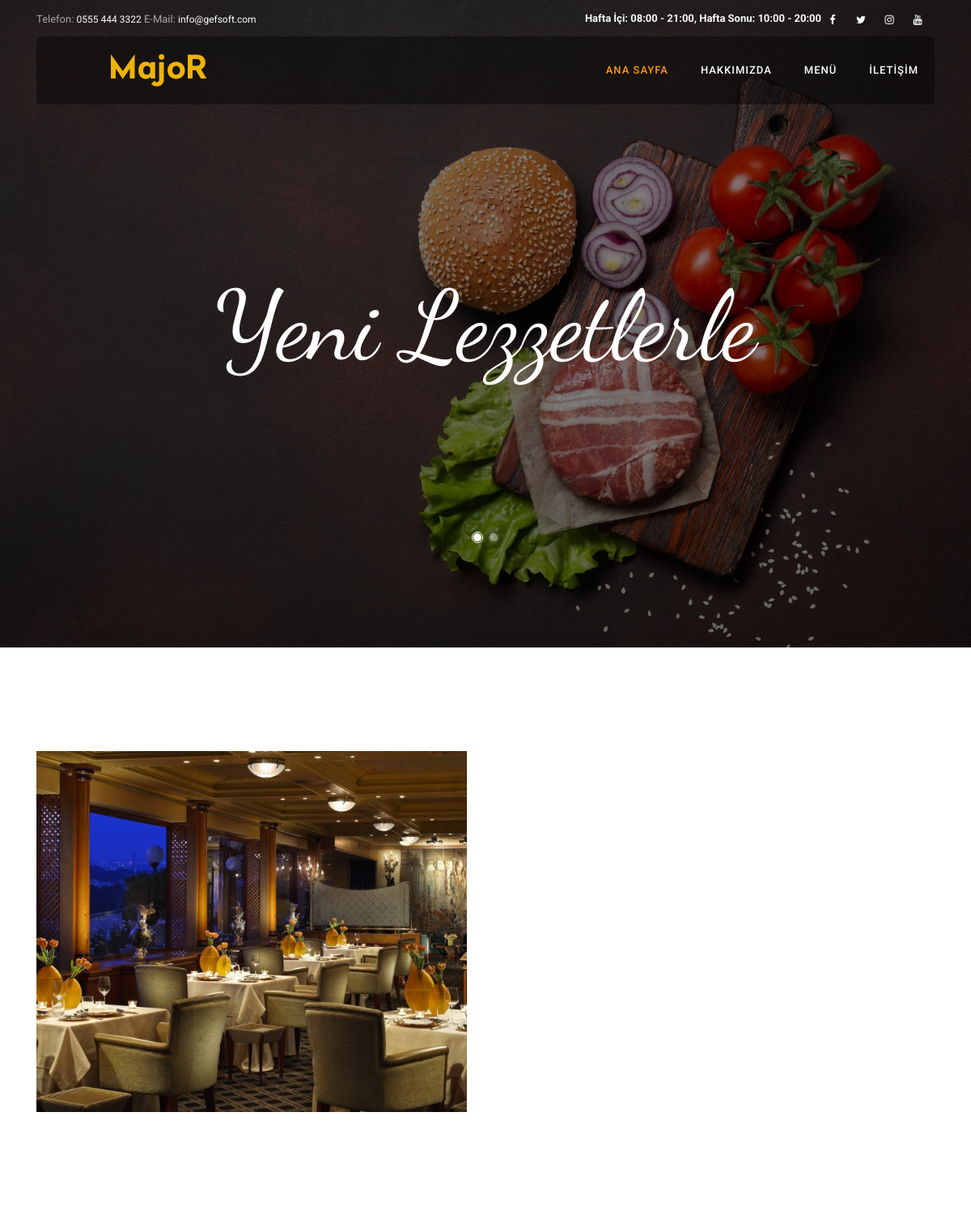
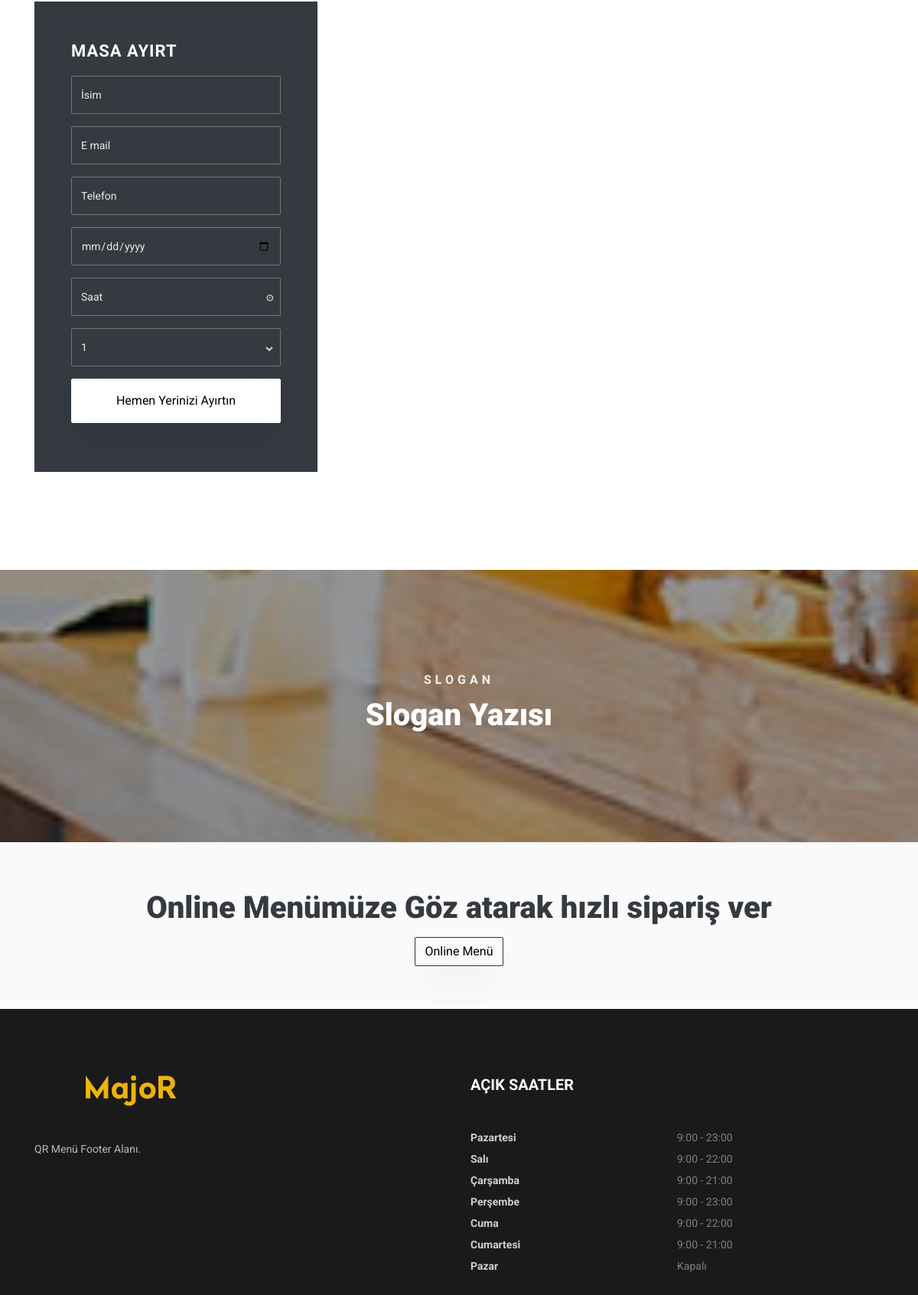
The page / on the database its author committed (2 pictures, top to bottom).
### tables this page shows
CREATE TABLE IF NOT EXISTS `site_bilgi_tablosu` (
  `site_id` int(11) NOT NULL AUTO_INCREMENT,
  `site_baslik` varchar(50) NOT NULL,
  `site_aciklama` varchar(125) NOT NULL,
  `site_logo` varchar(22) NOT NULL,
  `site_favicon` varchar(22) NOT NULL,
  `site_telefon` varchar(15) DEFAULT NULL,
  `site_email` varchar(60) DEFAULT NULL,
  `site_calisma_saat` varchar(100) DEFAULT NULL,
  `site_adres` varchar(80) DEFAULT NULL,
  `site_kategori_gorsel` varchar(20) DEFAULT NULL,
  `site_iletisim_gorsel` varchar(20) DEFAULT NULL,
  PRIMARY KEY (`site_id`)
);

CREATE TABLE IF NOT EXISTS `anasayfa_tablosu` (
  `anasayfa_id` int(11) NOT NULL AUTO_INCREMENT,
  `anasayfa_aciklama` varchar(150) NOT NULL,
  `anasayfa_slider1_yazi` varchar(40) NOT NULL,
  `anasayfa_slider1_gorsel` varchar(20) NOT NULL,
  `anasayfa_slider2_yazi` varchar(40) NOT NULL,
  `anasayfa_slider2_gorsel` varchar(20) NOT NULL,
  `anasayfa_hk_gorsel` varchar(20) NOT NULL,
  `anasayfa_masa_baslik` varchar(40) NOT NULL,
  `anasayfa_masa_aciklama` varchar(500) NOT NULL,
  `anasayfa_slogan_baslik` varchar(20) NOT NULL,
  `anasayfa_slogan_aciklama` varchar(40) NOT NULL,
  `anasayfa_slogan_gorsel` varchar(20) NOT NULL,
  PRIMARY KEY (`anasayfa_id`)
);

CREATE TABLE IF NOT EXISTS `footer_tablo` (
  `footer_id` int(11) NOT NULL AUTO_INCREMENT,
  `footer_aciklama` varchar(200) NOT NULL,
  `f_pazartesi` varchar(35) NOT NULL,
  `f_sali` varchar(35) NOT NULL,
  `f_carsamba` varchar(35) NOT NULL,
  `f_persembe` varchar(35) NOT NULL,
  `f_cuma` varchar(35) NOT NULL,
  `f_cumartesi` varchar(35) NOT NULL,
  `f_pazar` varchar(35) NOT NULL,
  PRIMARY KEY (`footer_id`)
);

### index.php (the view, shortened to what this page needs)
<?php
include("admin-panel/ayarlar.php");
$sayfa = "index";
$anasayfasorgu = $db->prepare("SELECT * FROM anasayfa_tablosu");
$anasayfasorgu->execute();
$anasayfacikti = $anasayfasorgu->fetch(PDO::FETCH_ASSOC);
$kontrolsorgu = $db->prepare("SELECT * FROM kontrol_tablosu");
$kontrolsorgu->execute();
$kontrolcikti = $kontrolsorgu->fetch(PDO::FETCH_ASSOC);
?>
<!DOCTYPE html>
<html lang="tr">
<head>
	<link rel="stylesheet" href="https://stackpath.bootstrapcdn.com/font-awesome/4.7.0/css/font-awesome.min.css">
	<link rel="stylesheet" href="css/animate.css">
	<link rel="stylesheet" href="css/owl.carousel.min.css">
	<link rel="stylesheet" href="css/owl.theme.default.min.css">
	<link rel="stylesheet" href="css/magnific-popup.css">
	<link rel="stylesheet" href="css/bootstrap-datepicker.css">
	<link rel="stylesheet" href="css/jquery.timepicker.css">
	<link rel="stylesheet" href="css/flaticon.css">
	<link rel="stylesheet" href="css/style.css">
	<link rel="stylesheet" type="text/css" href="//cdn.jsdelivr.net/npm/slick-carousel@1.8.1/slick/slick.css" />
	<link rel="stylesheet" href="css/menu.css">
	<link rel="stylesheet" href="css/sweetalert2.min.css">
</head>
<body>
	<?php
	include("header.php"); ?>
	<section class="hero-wrap">
		<div class="home-slider owl-carousel js-fullheight">
			<div class="slider-item js-fullheight" style="background-image:url(images/<?php echo $anasayfacikti["anasayfa_slider1_gorsel"] ?>);">
				<div class="overlay"></div>
				<div class="container">
					<div class="row no-gutters slider-text js-fullheight align-items-center justify-content-center">
						<div class="col-md-12 ftco-animate">
							<div class="text w-100 mt-5 text-center">
								<h1><?php echo $anasayfacikti["anasayfa_slider1_yazi"] ?></h1>
							</div>
						</div>
					</div>
				</div>
			</div>
		</div>
	</section>
	<section class="ftco-section">
		<div class="container">
			<div class="row d-flex">
				<div class="col-md-6 d-flex">
					<div class="img img-2 w-100 mr-md-2" style="background-image: url(images/<?php echo $anasayfacikti["anasayfa_hk_gorsel"] ?>);"></div>
				</div>
			</div>
		</div>
	</section>
	<?php
	if ($kontrolcikti["kontrol_masa_ayirt"] == 1) {
	?>
		<section class="ftco-section ftco-wrap-about ftco-no-pt">
			<div class="container">
				<div class="row no-gutters">
					<div class="col-sm-4 p-4 p-md-5 d-flex align-items-center justify-content-center bg-dark">
						<form class="appointment-form" method="POST">
							<h3 class="mb-3">Masa Ayırt</h3>
							<div class="row">
								<div class="col-md-12">
									<div class="form-group">
										<input type="name" maxlength="40" name="masa-isim" class="form-control" placeholder="İsim" required>
									</div>
								</div>
								<div class="col-md-12">
									<div class="form-group">
										<input type="email" maxlength="100" name="masa-email" class="form-control" placeholder="E mail" required>
									</div>
								</div>
								<div class="col-md-12">
									<div class="form-group">
										<input type="text" maxlength="16" name="masa-telefon" class="form-control" placeholder="Telefon" required>
									</div>
								</div>
								<div class="col-md-12">
									<div class="form-group">
										<div class="input-wrap">
											<input type="date" name="masa-tarih" class="form-control" placeholder="Check-In" required>
										</div>
									</div>
								</div>
								<div class="col-md-12">
									<div class="form-group">
										<div class="input-wrap">
											<div class="icon"><span class="fa fa-clock-o"></span></div>
											<input type="text" name="masa-saat" class="form-control book_time" placeholder="Saat" required>
										</div>
									</div>
								</div>
								<div class="col-md-12">
									<div class="form-group">
										<div class="form-field">
											<div class="select-wrap ">
												<div class="icon"><span class="fa fa-chevron-down"></span></div>
												<select name="masa-misafir" id="" class="form-control" required>
													<option value="1">1</option>
												</select>
											</div>
										</div>
									</div>
								</div>
								<div class="col-md-12">
									<div class="form-group">
										<input type="submit" name="masa-ayirtt" value="Hemen Yerinizi Ayırtın" class="btn btn-white py-3 px-4">
									</div>
								</div>
							</div>
						</form>
					</div>
				</div>
			</div>
		</section>
	<?php
	}
	?>
	<section class="ftco-section ftco-intro" style="background-image: url(images/<?php echo $anasayfacikti["anasayfa_slogan_gorsel"] ?>);">
		<div class="overlay"></div>
		<div class="container">
			<div class="row">
				<div class="col-md-12 text-center">
					<span><?php echo $anasayfacikti["anasayfa_slogan_baslik"] ?></span>
					<h2><?php echo $anasayfacikti["anasayfa_slogan_aciklama"] ?></h2>
				</div>
			</div>
		</div>
	</section>
	<section class="ftco-section ftco-no-pt ftco-no-pb ftco-intro bg-light">
		<div class="container py-5">
			<div class="row py-2">
				<div class="col-md-12 text-center">
					<h2 class="text-dark">Online Menümüze Göz atarak hızlı sipariş ver</h2>
					<a href="menu" class="btn btn-black btn-outline-black">Online Menü</a>
				</div>
			</div>
		</div>
	</section>
	<?php include("footer.php"); ?>
</body>
</html>

### header.php (shortened to what this page needs)
<?php
$sitesorgu = $db->prepare("SELECT * FROM site_bilgi_tablosu");
$sitesorgu->execute();
$sitecikti = $sitesorgu->fetch(PDO::FETCH_ASSOC);
$sosyalsorgu = $db->prepare("SELECT * FROM sosyal_medya_tablosu");
$sosyalsorgu->execute();
$soysalcikti = $sosyalsorgu->fetch(PDO::FETCH_ASSOC);
?>
<div class="wrap">
    <div class="container">
        <div class="row justify-content-between">
            <div class="col-12 col-md d-flex align-items-center">
                <p class="mb-0 phone">
                    <?php if (!$sitecikti["site_telefon"] == null) : ?> <span class="mailus">Telefon:</span> <a href="tel:<?php echo str_replace(" ", "", $sitecikti["site_telefon"]); ?>"><?php echo $sitecikti["site_telefon"]; ?></a><?php endif; ?>
                    <?php if (!$sitecikti["site_email"] == null) : ?> <span class="mailus">E-Mail:</span> <a href="mailto:<?php echo $sitecikti["site_email"]; ?>"><?php echo $sitecikti["site_email"]; ?></a><?php endif; ?>
                </p>
            </div>
            <div class="col-12 col-md d-flex justify-content-md-end">
                <?php if (!$sitecikti["site_calisma_saat"] == null) : ?><p class="mb-0 font-weight-bold text-light"><?php echo $sitecikti["site_calisma_saat"]; ?></p><?php endif; ?>
                <div class="social-media">
                    <p class="mb-0 d-flex">
                        <?php if (!$soysalcikti["sosyal_facebook"] == null || !$soysalcikti["sosyal_facebook"] === " ") : ?> <a href="https://www.facebook.com/<?php echo $soysalcikti["sosyal_facebook"]; ?>" class="d-flex align-items-center justify-content-center"><span class="fa fa-facebook"><i class="sr-only">Facebook</i></span></a> <?php endif; ?>
                        <?php if (!$soysalcikti["sosyal_twitter"] == null || !$soysalcikti["sosyal_twitter"] === " ") : ?> <a href="https://www.twitter.com/<?php echo $soysalcikti["sosyal_twitter"]; ?>" class="d-flex align-items-center justify-content-center"><span class="fa fa-twitter"><i class="sr-only">Twitter</i></span></a> <?php endif; ?>
                        <?php if (!$soysalcikti["sosyal_instagram"] == null || !$soysalcikti["sosyal_instagram"] === " ") : ?> <a href="https://www.instagram.com/<?php echo $soysalcikti["sosyal_instagram"]; ?>" class="d-flex align-items-center justify-content-center"><span class="fa fa-instagram"><i class="sr-only">Instagram</i></span></a> <?php endif; ?>
                        <?php if (!$soysalcikti["sosyal_youtube"] == null || !$soysalcikti["sosyal_youtube"] === " ") : ?> <a href="https://www.youtube.com/<?php echo $soysalcikti["sosyal_youtube"]; ?>" class="d-flex align-items-center justify-content-center"><span class="fa fa-youtube"><i class="sr-only">Youtube</i></span></a> <?php endif; ?>
                    </p>
                </div>
            </div>
        </div>
    </div>
</div>
<nav class="navbar navbar-expand-lg navbar-dark ftco_navbar bg-dark ftco-navbar-light" id="ftco-navbar">
    <div class="container">
        <a class="navbar-brand" href="index"><img src="images/<?php echo $sitecikti["site_logo"]; ?>" alt=""></a>
        <div class="collapse navbar-collapse" id="ftco-nav">
            <ul class="navbar-nav ml-auto">
                <li class="nav-item <?php if ($sayfa == "index") {
                                        echo "active";
                                    } ?> "><a href="index" class="nav-link">Ana Sayfa</a></li>
                <li class="nav-item <?php if ($sayfa == "hakkimizda") {
                                        echo "active";
                                    } ?> "><a href="hakkimizda" class="nav-link">Hakkımızda</a></li>
                <li class="nav-item <?php if ($sayfa == "kategori") {
                                        echo "active";
                                    } ?>"><a href="menu" class="nav-link">Menü</a></li>
                <li class="nav-item <?php if ($sayfa == "iletişim") {
                                        echo "active";
                                    } ?>"><a href="iletisim" class="nav-link">İletişim</a></li>
            </ul>
        </div>
    </div>
</nav>

### footer.php (shortened to what this page needs)
<?php
$footersorgu = $db->prepare("SELECT * FROM footer_tablo");
$footersorgu->execute();
$footercek = $footersorgu->fetch(PDO::FETCH_ASSOC);
?>
<footer class="ftco-footer ftco-no-pb  ftco-section">
    <div class="container">
        <div class="row">
            <div class="col-md-12 col-lg-6">
                <div class="ftco-footer-widget mb-4">
                    <h2 class="ftco-heading-2"><img src="images/<?php echo $sitecikti["site_logo"]; ?>" alt="" class="img-fluid"></h2>
                    <p><?php echo $footercek["footer_aciklama"]; ?></p>
                    <ul class="ftco-footer-social list-unstyled float-md-left float-lft mt-3">
                    </ul>
                </div>
            </div>
            <div class="col-md-12 col-lg-6">
                <div class="ftco-footer-widget mb-4">
                    <h2 class="ftco-heading-2">Açık Saatler</h2>
                    <ul class="list-unstyled open-hours">
                        <li class="d-flex"><span>Pazartesi</span><span><?php echo $footercek["f_pazartesi"]; ?></span></li>
                        <li class="d-flex"><span>Salı</span><span><?php echo $footercek["f_sali"]; ?></span></li>
                        <li class="d-flex"><span>Çarşamba</span><span><?php echo $footercek["f_carsamba"]; ?></span></li>
                        <li class="d-flex"><span>Perşembe</span><span><?php echo $footercek["f_persembe"]; ?></span></li>
                        <li class="d-flex"><span>Cuma</span><span><?php echo $footercek["f_cuma"]; ?></span></li>
                        <li class="d-flex"><span>Cumartesi</span><span><?php echo $footercek["f_cumartesi"]; ?></span></li>
                        <li class="d-flex"><span>Pazar</span><span> <?php echo $footercek["f_pazar"]; ?></span></li>
                    </ul>
                </div>
            </div>
        </div>
    </div>
</footer>

### index.php (style rules this page uses)
.form-field option { color: black; }

### rows shown on the page
site_bilgi_tablosu: site_telefon "0555 444 3322", site_email "info@gefsoft.com", site_calisma_saat "Hafta İçi: 08:00 - 21:00, Hafta Sonu: 10:00 - 20:00", site_logo (picture)
anasayfa_tablosu: anasayfa_slider1_gorsel (picture), anasayfa_slider1_yazi "Yeni Lezzetlerle", anasayfa_hk_gorsel (picture), anasayfa_slogan_gorsel (picture), anasayfa_slogan_baslik "SLOGAN", anasayfa_slogan_aciklama "Slogan Yazısı"
footer_tablo: footer_aciklama "QR Menü Footer Alanı.", f_pazartesi "9:00 - 23:00", f_sali "9:00 - 22:00", f_carsamba "9:00 - 21:00", f_persembe "9:00 - 23:00", f_cuma "9:00 - 22:00", f_cumartesi "9:00 - 21:00", f_pazar "Kapalı"
